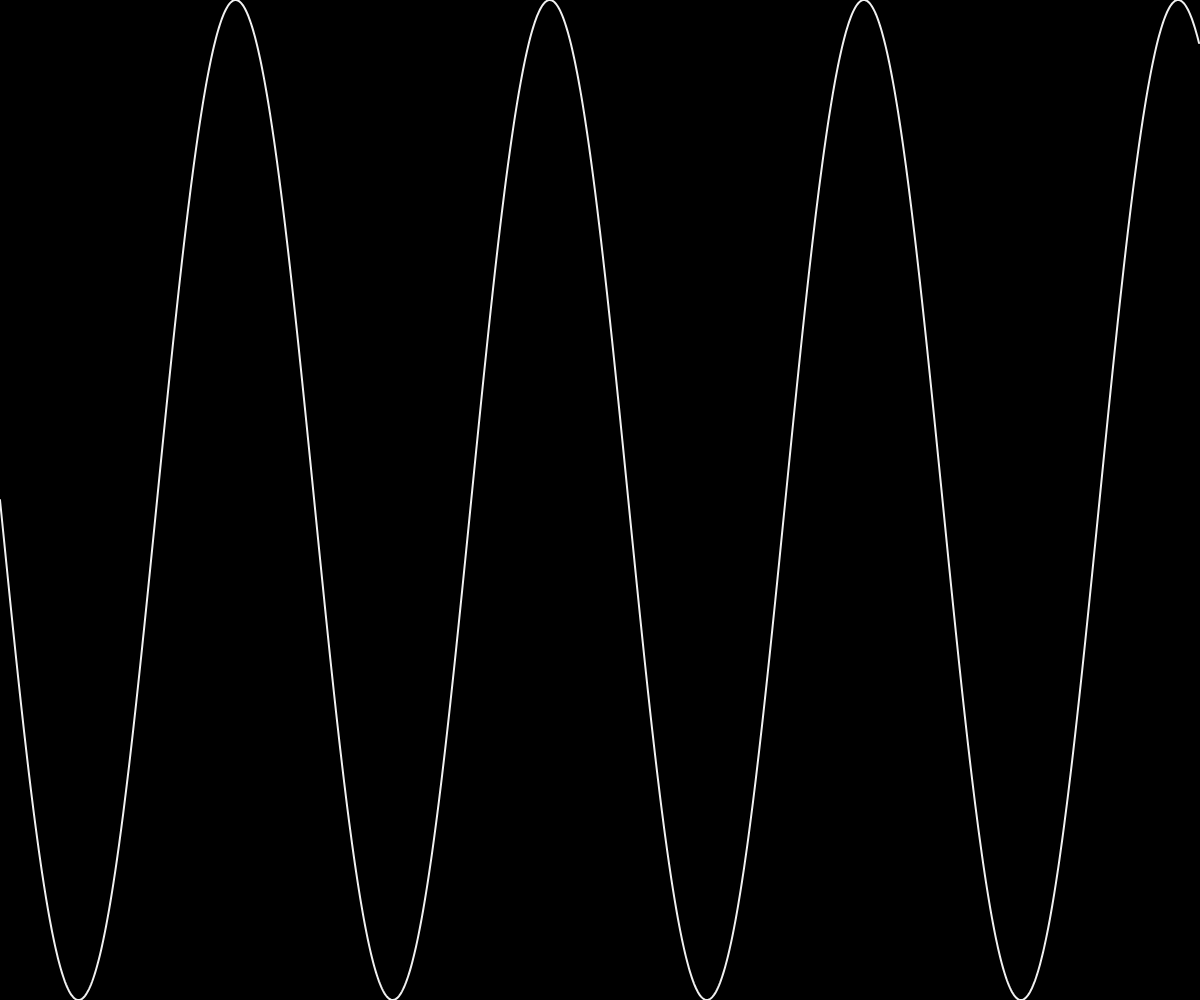
Frame 1 (no input)
Frame 60 (no input): identical to frame 1, image omitted
Frame 120 (the mouse pressed at the canvas centre since frame 60): identical to frame 1, image omitted

The p5.js sketch that drew this single still picture (run headless with seeded random() and noise() and a simulated clock; from frame 60 on, the mouse is pressed at the canvas centre):

// p5.js sketch
// ── sketch.js
let angle = 0;
const startAngle = 0;
const angleVel = 0.02;
const amplitude = 100;

function setup() {
  createCanvas(windowWidth, windowHeight);
}

function draw() {
  background(0);
  stroke('#f1f1f1');
  strokeWeight(2);
  noFill();

	angle = startAngle

  beginShape();
  for (let i = 0; i < width; i++) {
    const y = map(sin(angle), -1, 1, 0, height);
    vertex(i, y);
    angle += angleVel;
  }
  endShape();
}
